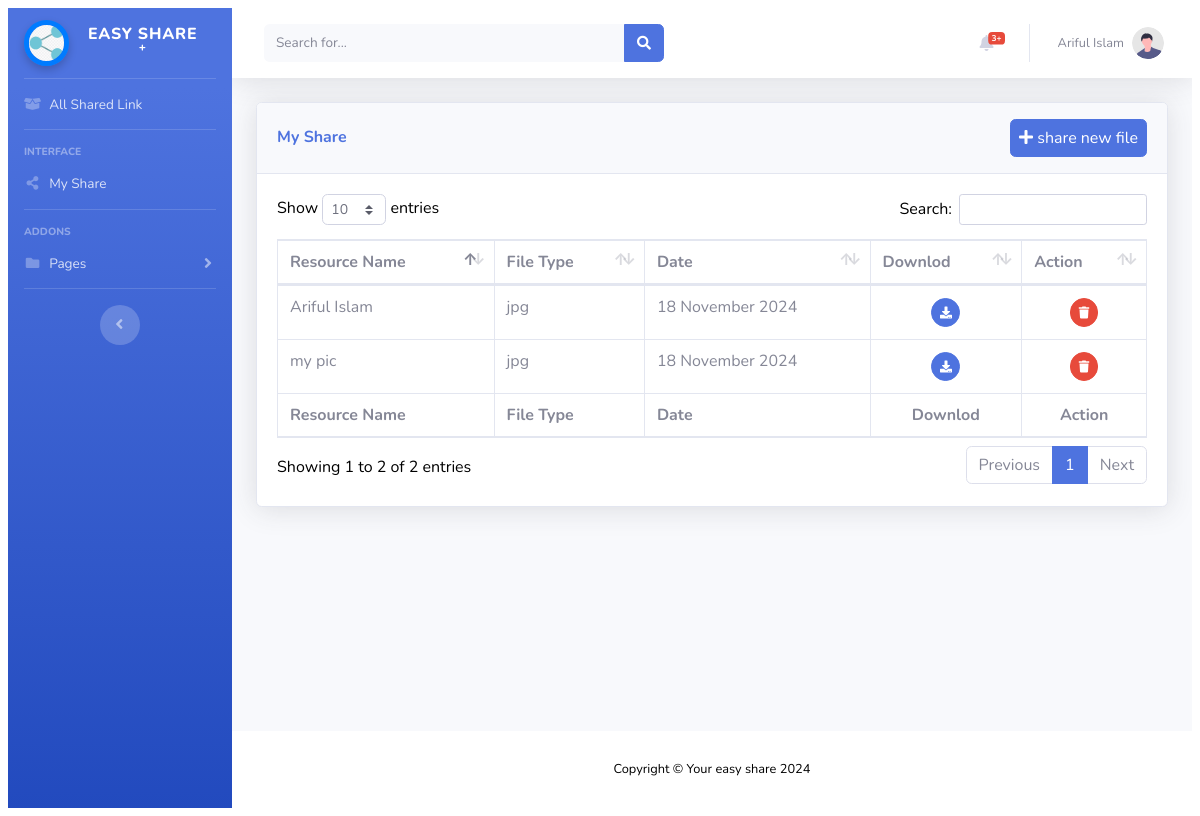
Before: /my_share.php (signed in) with the older database file.
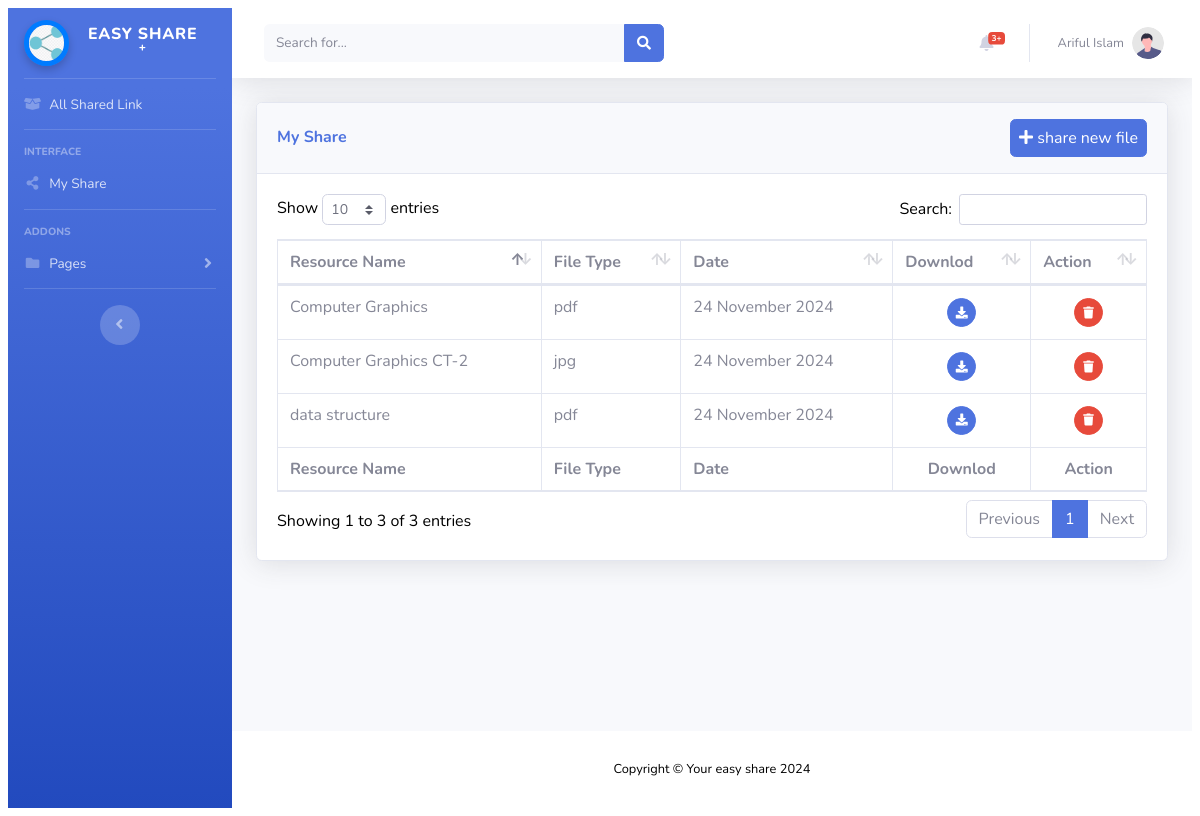
After: the same page with the newer database file.
### tables this page shows
CREATE TABLE `resource` (
  `id` int(12) NOT NULL,
  `resource_name` varchar(128) DEFAULT NULL,
  `user_id` int(12) NOT NULL,
  `file_type` varchar(128) DEFAULT NULL,
  `date` date DEFAULT NULL,
  `file_name` varchar(256) DEFAULT NULL,
  `ip_address` varchar(255) DEFAULT NULL
);

### function.php (called while the page is built, shortened)
<?php
class EasyShare
{
    public $conn;
    public function __construct()
    {
        $host = "localhost";
        $user = "root";
        $pass = "11135984";
        $dbName = "easy_share";
        $this->conn = mysqli_connect($host, $user, $pass, $dbName) or die("Connection Fail");
    }
    public function find_resource($userid)
    {
        $query = "SELECT * FROM `resource` WHERE resource.user_id = ?;";
        $stmt = $this->conn->prepare($query);
        $stmt->bind_param("i", $userid);
        $stmt->execute();
        $result = $stmt->get_result();
        return $result;
    }
    function getBaseUrl()
    {
        $protocol = (!empty($_SERVER['HTTPS']) && $_SERVER['HTTPS'] !== 'off' || $_SERVER['SERVER_PORT'] == 443) ? "https://" : "http://";
        $host = $_SERVER['HTTP_HOST'];
        $path = dirname($_SERVER['SCRIPT_NAME']);
        $path = rtrim($path, '/');
        return $protocol . $host . $path . '/';
    }
}

### my_share.php (the view, shortened to what this page needs)
<?php
include_once "function.php";
$easyShare = new EasyShare();
$res = $easyShare->find_resource($_SESSION['id']);
$baseUrl = $easyShare->getBaseUrl();
?>
<!DOCTYPE html>
<html lang="en">
<head>
    <link href="vendor/fontawesome-free/css/all.min.css" rel="stylesheet" type="text/css" />
    <link href="css/sb-admin-2.min.css" rel="stylesheet" />
    <link href="vendor/datatables/dataTables.bootstrap4.min.css" rel="stylesheet" />
</head>
<body id="page-top">
    <div id="wrapper">
        <ul class="navbar-nav bg-gradient-primary sidebar sidebar-dark accordion" id="accordionSidebar">
            <a class="sidebar-brand d-flex align-items-center justify-content-center" href="all_share.php">
                <img class="rounded-logo" src="./img/share-logo.png" alt="logo">
                <div class="sidebar-brand-text mx-3">Easy Share <sup>+</sup></div>
            </a>
            <hr class="sidebar-divider my-0" />
            <li class="nav-item">
                <a class="nav-link" href="all_share.php">
                    <i class="fas fa-fw fa-box-open"></i>
                    <span>All Shared Link</span></a>
            </li>
            <hr class="sidebar-divider" />
            <div class="sidebar-heading">Interface</div>
            <li class="nav-item">
                <a class="nav-link" href="my_share.php">
                    <i class="fas fa-fw fa-share-alt"></i>
                    <span>My Share</span></a>
            </li>
            <hr class="sidebar-divider" />
            <div class="sidebar-heading">Addons</div>
            <li class="nav-item">
                <a class="nav-link collapsed" href="#" data-toggle="collapse" data-target="#collapsePages" aria-expanded="true" aria-controls="collapsePages">
                    <i class="fas fa-fw fa-folder"></i>
                    <span>Pages</span>
                </a>
            </li>
            <hr class="sidebar-divider d-none d-md-block" />
            <div class="text-center d-none d-md-inline">
                <button class="rounded-circle border-0" id="sidebarToggle"></button>
            </div>
        </ul>
        <?php include_once "nav.php"; ?>
        <div class="container-fluid">
            <div class="card shadow mb-4">
                <div class="card-header py-3 d-flex justify-content-between align-items-center">
                    <h6 class="m-0 font-weight-bold text-primary">My Share</h6>
                    <a href="#" class="btn btn-primary px-2" data-bs-toggle="modal" data-bs-target="#fileUploadModal">
                        <span class="icon text-white-50">
                            <i class="fas fa-plus text-white"></i>
                        </span>
                        <span class="text">share new file</span>
                    </a>
                </div>
                <div class="card-body">
                    <div class="table-responsive">
                        <table class="table table-bordered" id="dataTable" width="100%" cellspacing="0">
                            <thead>
                                <tr>
                                    <th>Resource Name</th>
                                    <th>File Type</th>
                                    <th>Date</th>
                                    <th>Downlod</th>
                                    <th>Action</th>
                                </tr>
                            </thead>
                            <tfoot>
                                <tr>
                                    <th>Resource Name</th>
                                    <th>File Type</th>
                                    <th>Date</th>
                                    <th class="text-center">Downlod</th>
                                    <th class="text-center">Action</th>
                                </tr>
                            </tfoot>
                            <tbody>
                                <?php while ($row = mysqli_fetch_assoc($res)) { ?>
                                    <tr>
                                        <td>
                                            <?php if ($row['resource_name'] != null) {
                                                echo $row['resource_name'];
                                            } ?>
                                        </td>
                                        <td>
                                            <?php if ($row['file_type'] != null) {
                                                echo $row['file_type'];
                                            } ?>
                                        </td>
                                        <td>
                                            <?php
                                            if ($row['date'] != null) {
                                                $formattedDate = date("d F Y", strtotime($row['date']));
                                                echo $formattedDate;
                                            }
                                            ?>
                                        </td>
                                        <?php if ($row['file_name'] == null) { ?>
                                            <td class="text-center">
                                                file not found
                                            </td>
                                        <?php } else { ?>
                                            <td class="text-center">
                                                <a href="<?php echo ($row['file_name'] != null) ? $baseUrl . $row['file_name'] : '#'; ?>"
                                                    download
                                                    class="btn btn-primary btn-circle btn-sm">
                                                    <i class="fas fa-download"></i>
                                                </a>
                                            </td>
                                        <?php } ?>
                                        <td class="text-center">
                                            <a href="./delete_file.php?action=delete&&user_id=<?php echo $row['user_id']; ?>&&file_id=<?php echo   $row['id']; ?>&&file_path=<?php echo   $row['file_name']; ?>" class="btn btn-danger btn-circle btn-sm">
                                                <i class="fas fa-trash"></i>
                                            </a>
                                        </td>
                                    </tr>
                                <?php } ?>
                            </tbody>
                        </table>
                    </div>
                </div>
            </div>
        </div>
    </div>
    <footer class="sticky-footer bg-white">
        <div class="container my-auto">
            <div class="copyright text-center my-auto">
                <span>Copyright &copy; Your easy share 2024</span>
            </div>
        </div>
    </footer>
    </div>
    </div>
</body>
</html>

### nav.php (shortened to what this page needs)
<div id="content-wrapper" class="d-flex flex-column">
    <div id="content">
        <nav class="navbar navbar-expand navbar-light bg-white topbar mb-4 static-top shadow">
            <form class="d-none d-sm-inline-block form-inline mr-auto ml-md-3 my-2 my-md-0 mw-100 navbar-search">
                <div class="input-group">
                    <input type="text" class="form-control bg-light border-0 small" placeholder="Search for..." aria-label="Search" aria-describedby="basic-addon2" />
                    <div class="input-group-append">
                        <button class="btn btn-primary" type="button">
                            <i class="fas fa-search fa-sm"></i>
                        </button>
                    </div>
                </div>
            </form>
            <ul class="navbar-nav ml-auto">
                <li class="nav-item dropdown no-arrow mx-1">
                    <a class="nav-link dropdown-toggle" href="#" id="alertsDropdown" role="button" data-toggle="dropdown" aria-haspopup="true" aria-expanded="false">
                        <i class="fas fa-bell fa-fw"></i>
                        <span class="badge badge-danger badge-counter">3+</span>
                    </a>
                </li>
                <li class="nav-item dropdown no-arrow">
                    <a class="nav-link dropdown-toggle" href="#" id="userDropdown" role="button" data-toggle="dropdown" aria-haspopup="true" aria-expanded="false">
                        <span class="mr-2 d-none d-lg-inline text-gray-600 small"><?php echo $_SESSION['name'] ?></span>
                        <img class="img-profile rounded-circle" src="img/undraw_profile.svg" />
                    </a>
                </li>
            </ul>
        </nav>

### my_share.php (style rules this page uses)
.rounded-logo { width: 25%; border-radius: 50%; color: white; border: 5px solid #007bff; box-shadow: 0 4px 8px rgba(0, 0, 0, 0.2); overflow: hidden; object-fit: cover; }

Changed rows visible on the page:
removed resource: resource_name "my pic", file_type "jpg", date "18 November 2024"
removed resource: resource_name "Ariful Islam", file_type "jpg", date "18 November 2024"
added resource: resource_name "data structure", file_type "pdf", date "24 November 2024"
added resource: resource_name "Computer Graphics", file_type "pdf", date "24 November 2024"
added resource: resource_name "Computer Graphics CT-2", file_type "jpg", date "24 November 2024"
Other visible differences:
text written by a page script: "Show entries Search: Showing 1 to 2 of 2 entries Previous 1 Next" → "Show entries Search: Showing 1 to 3 of 3 entries Previous 1 Next"
